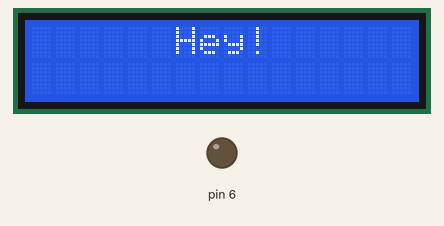
Bench run of a sketch on a simulated Arduino Uno, built with avr-gcc and run on an emulated ATmega328P. On the bench: 16×2 character LCD, output pins drawn as LEDs (lit = HIGH).

Above: at 0.1 s.
At 1.1 s:
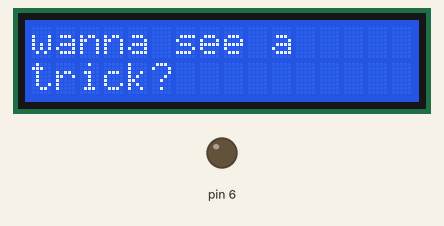
At 6.1 s:
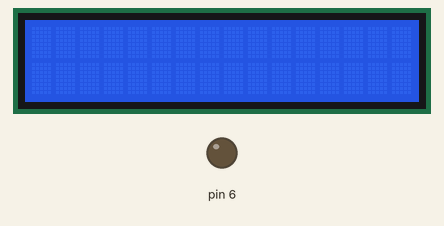
At 7.1 s:
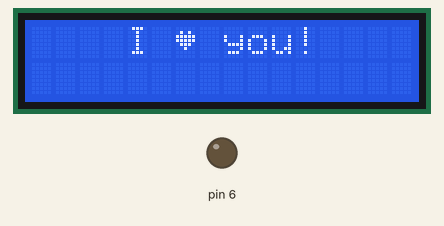

The sketch:

lcd_screen.ino
```cpp
#include <LiquidCrystal.h>
int Contrast=0;
 LiquidCrystal lcd(12, 11, 5, 4, 3, 2);

byte Heart[8] = {
  0b00000,
  0b01010,
  0b11111,
  0b11111,
  0b01110,
  0b00100,
  0b00000,
  0b00000
};

byte middleFinger[8] = {
  0b00000,
  0b00100,
  0b00100,
  0b00100,
  0b01110,
  0b11111,
  0b11111,
  0b00000
};

 void setup()
 {
    analogWrite(6,Contrast);
     lcd.begin(16, 2);
     lcd.createChar(0, Heart);
     lcd.createChar(1, middleFinger);
     lcd.clear();

  }
     void loop()
 {
     lcd.clear();
     lcd.setCursor(6,0);
     lcd.print("Hey!");
     delay(1000);
     lcd.clear();
     lcd.home();
     lcd.print("wanna see a");
     lcd.setCursor(0,1);
     lcd.print("trick?");
     delay(5000);
     lcd.noDisplay();
     delay(1000);
     lcd.clear();
     lcd.home();
     lcd.setCursor(4,0);
     lcd.print("I ");
     lcd.write(byte(0));
     lcd.print(" you!");
     lcd.display();
     delay(5000);
 }
```

Measured:
- by itself, everything shown: repeats every 12.0 s, in 4 steps
- what the display in image 1 shows lasts 5.0 s, from 1.1 s to 6.1 s
- what the display in image 2 shows lasts 1.0 s, from 6.1 s to 7.1 s
